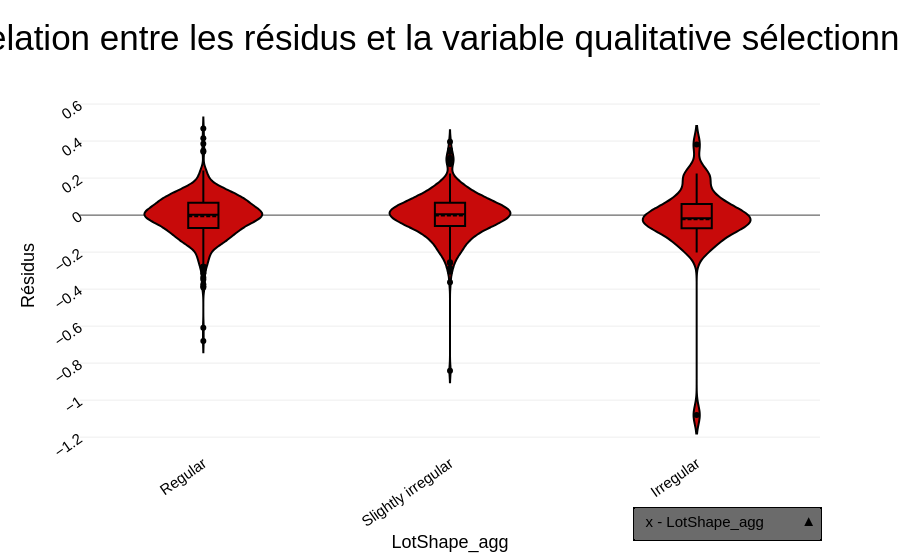

Source (notebook cell):
### Markdown cell above
##### Affichage de la figure

### Code cell
# Mise à jour du layout
violin.update_layout(
    title_text="Relation entre les résidus et la variable qualitative sélectionnée",
    xaxis_title="LotShape_agg",
    yaxis_title=res,
    updatemenus=[
        dict(
            buttons=boutons_y,
            direction="up",  # Set to 'down' or 'up' for dropdown
            showactive=True,
            x=1,
            xanchor="right",
            y=-0.25,
            yanchor="bottom",  # Custom styles specified here
            bgcolor=styleBoutons["bgcolor"],
            bordercolor=styleBoutons["bordercolor"],
            borderwidth=styleBoutons["borderwidth"],
        ),
    ],
)

# Affichage de la figure
violin.show()

### Figure 1 — Plotly figure (JSON) as saved in the notebook; plotly's stock layout.template omitted (floating-point values rounded to 4 significant figures; data arrays with more than 128 entries replaced by an {"elided": "..."} marker saying what was removed)
{"data": [{"box": {"visible": true}, "fillcolor": "rgb(200, 10, 10)", "line": {"color": "black"}, "marker": {"color": "black"}, "meanline": {"visible": true}, "type": "violin", "x": {"elided": "978 str values"}, "y": {"elided": "978 float values"}}], "layout": {"title": {"text": "Relation entre les résidus et la variable qualitative sélectionnée"}, "updatemenus": [{"bgcolor": "#6B6B6B", "bordercolor": "#000000", "borderwidth": 1.5, "buttons": [{"args": [{"x": {"elided": "1x978 str values"}}, {"xaxis": {"title": "LotShape_agg"}}], "label": "x - LotShape_agg", "method": "update"}, {"args": [{"x": {"elided": "1x978 str values"}}, {"xaxis": {"title": "LotConfig_agg"}}], "label": "x - LotConfig_agg", "method": "update"}, {"args": [{"x": {"elided": "1x978 str values"}}, {"xaxis": {"title": "HeatingQC_agg"}}], "label": "x - HeatingQC_agg", "method": "update"}, {"args": [{"x": {"elided": "1x978 str values"}}, {"xaxis": {"title": "GarageQual_agg"}}], "label": "x - GarageQual_agg", "method": "update"}, {"args": [{"x": {"elided": "1x978 str values"}}, {"xaxis": {"title": "FireplaceQu_agg"}}], "label": "x - FireplaceQu_agg", "method": "update"}, {"args": [{"x": {"elided": "1x978 str values"}}, {"xaxis": {"title": "KitchenQual"}}], "label": "x - KitchenQual", "method": "update"}, {"args": [{"x": {"elided": "1x978 str values"}}, {"xaxis": {"title": "BsmtFullBath_optb"}}], "label": "x - BsmtFullBath_optb", "method": "update"}, {"args": [{"x": {"elided": "1x978 str values"}}, {"xaxis": {"title": "BsmtExposure"}}], "label": "x - BsmtExposure", "method": "update"}, {"args": [{"x": {"elided": "1x978 str values"}}, {"xaxis": {"title": "BsmtQual"}}], "label": "x - BsmtQual", "method": "update"}, {"args": [{"x": {"elided": "1x978 str values"}}, {"xaxis": {"title": "Foundation"}}], "label": "x - Foundation", "method": "update"}, {"args": [{"x": {"elided": "1x978 str values"}}, {"xaxis": {"title": "ExterQual"}}], "label": "x - ExterQual", "method": "update"}, {"args": [{"x": {"elided": "1x978 str values"}}, {"xaxis": {"title": "Exterior1st_agg"}}], "label": "x - Exterior1st_agg", "method": "update"}, {"args": [{"x": {"elided": "1x978 str values"}}, {"xaxis": {"title": "Exterior2nd_agg"}}], "label": "x - Exterior2nd_agg", "method": "update"}, {"args": [{"x": {"elided": "1x978 str values"}}, {"xaxis": {"title": "OverallQual_agg"}}], "label": "x - OverallQual_agg", "method": "update"}, {"args": [{"x": {"elided": "1x978 str values"}}, {"xaxis": {"title": "Neighborhood"}}], "label": "x - Neighborhood", "method": "update"}, {"args": [{"x": {"elided": "1x978 str values"}}, {"xaxis": {"title": "HouseStyle_agg"}}], "label": "x - HouseStyle_agg", "method": "update"}, {"args": [{"x": {"elided": "1x978 str values"}}, {"xaxis": {"title": "MSZoning"}}], "label": "x - MSZoning", "method": "update"}, {"args": [{"x": {"elided": "1x978 str values"}}, {"xaxis": {"title": "BsmtFinType1"}}], "label": "x - BsmtFinType1", "method": "update"}, {"args": [{"x": {"elided": "1x978 str values"}}, {"xaxis": {"title": "LandContour"}}], "label": "x - LandContour", "method": "update"}, {"args": [{"x": {"elided": "1x978 str values"}}, {"xaxis": {"title": "CentralAir"}}], "label": "x - CentralAir", "method": "update"}, {"args": [{"x": {"elided": "1x978 str values"}}, {"xaxis": {"title": "YrSold"}}], "label": "x - YrSold", "method": "update"}], "direction": "up", "showactive": true, "x": 1, "xanchor": "right", "y": -0.25, "yanchor": "bottom"}], "xaxis": {"title": {"text": "LotShape_agg"}}, "yaxis": {"title": {"text": "Résidus"}}}}
